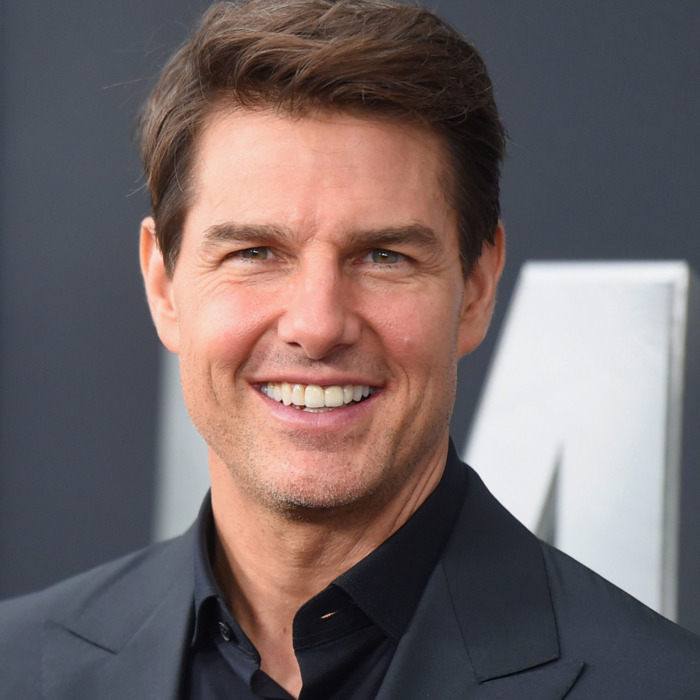
#> input picture Week 4 (Image Processing Part-2)/Media/M4/tomface1.jpg, 700 x 700 px, found by its file name
$ jupyter execute '4.02 Blur Detection.ipynb'   (older library calls are emulated)
#> lines starting #> are read from the running program, lines starting #| are printed output that depends on the picture; long printed decimals are rounded
# <center><font style="color:rgb(100,109,254)">Blur Detection</font><center>

###  <font style="color:rgb(134,19,348)"> Why Blur Detection    </font>
So how do we go about blur detection and why do we even care.

Blur detection can be really good in many applications consider a face recognition application in where you are doing facial recognition live in a area where people are in move, because of the motion you often get blurred facial crops which greatly hinders the accuracy of the facial recognition model. Now an easy way to avoid this you can capture some `n` number of frames of the person's face and pick out the sharpest or the least blurred image and feed only that to the model. This way not only you get a high accuracy but you also save a lot of computation.

### <font style="color:rgb(134,19,348)"> How to Do Blur Detection  </font>
Now that we have seen the importance of Blur detection, lets see how we can go about implementing this, now it turns out there are large number of ways to extract the sharpest image from a bunch. I'm going to go over one popular and effective technique in which we can compute sharpness in just a single line of code.

So that magic line is this: `cv2.Laplacian(img, cv2.CV_64F).var()` yes that's it, previously you have seen how we can get edges with laplacian, now you see we just take the Variation (standard Deviation Squared) of the laplacian to get the sharpness of the image, the higher the number returned from this function the sharper the image is.

### <font style="color:rgb(134,19,348)"> Intuition  </font>
Alright we can see how to use this to get the sharpest image but why does this work ? , so its really simple, as you know the laplacian gives the information of high intensity changes i.e. the edges contained in the image, now a sharp image is one with lots of edges and vice versa and so by computing the variance of the contents in image it can give a high number which means lots of edges meaning lots of high intensity changes which is why it has a high variance and its vice versa for a low variance.

[cell 1]
import cv2
import numpy as np
from matplotlib import pyplot as plt

## <font style="color:rgb(134,19,348)"> Performing Blur Detection </font>
The below Code gives us a score for each image, see how the image which we gaussian blurreed gives a low score

[cell 2]
img = cv2.imread('media/M4/tomface1.jpg')
#> img is the input picture: shape (700, 700, 3); mean B, G, R 102.1, 101.9, 115.1
img_blurred = cv2.GaussianBlur(img,(5,5),0)


laplacian_variation = cv2.Laplacian(img, cv2.CV_64F).var()
#> laplacian_variation = 112.6
laplacian_variation2 = cv2.Laplacian(img_blurred, cv2.CV_64F).var()
#> laplacian_variation2 = 9.51

plt.figure(figsize=[13,13])
plt.subplot(221);plt.imshow(img[:,:,::-1]);plt.title("Original");plt.axis('off');
plt.subplot(222);plt.imshow(img_blurred[:,:,::-1]);plt.title("Slightly Blurred");plt.axis('off');

print('variation of normal Image is {}'.format(laplacian_variation))
#| variation of normal Image is 112.560
print('variation of Blurred Image is {}'.format(laplacian_variation2))
#| variation of Blurred Image is 9.510
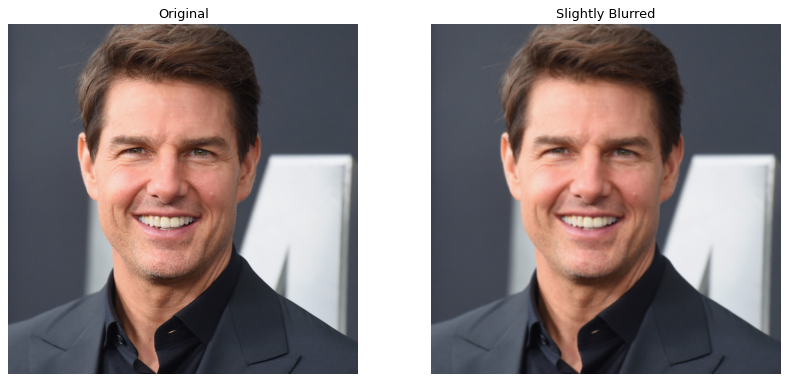
#> figure drawn by matplotlib, 2 panels

Now if you just want to tell if an image is blurred or not then you can just set a threshold and if the variance falls below
the threshold you declare the image as blurred.

Below code checks if image is blurred or not

[cell 3]
images = [img, img_blurred]
threshold = 10

for img in images:
    laplacian_variation = cv2.Laplacian(img, cv2.CV_64F).var()
    if laplacian_variation < threshold:
        print('image is Blurred')
    else:
        print('image is Fine')
#> this loop made 2 passes
#> laplacian_variation on passes 1 to 2: 112.6, 9.51
#| image is Fine
#| image is Blurred

**Note:** the threshold is highly dependent upon the resolution and the device from which the image was taken and you have to tune it for your particular use case

Lets blurr some images and display them

[cell 4]
img = cv2.imread('media/M4/tomface1.jpg')
img2 = cv2.GaussianBlur(img,(3,3),0)
img3 = cv2.GaussianBlur(img,(11,11),0)
img4 = cv2.GaussianBlur(img,(19,19),0)

all_images = [img,img2,img3,img4]

plt.figure(figsize=[17,17])
plt.subplot(221);plt.imshow(img[:,:,::-1]);plt.title("Image 1");plt.axis('off');
plt.subplot(222);plt.imshow(img2[:,:,::-1]);plt.title("Image 2");plt.axis('off');
plt.subplot(223);plt.imshow(img3[:,:,::-1]);plt.title("Image 3");plt.axis('off');
plt.subplot(224);plt.imshow(img4[:,:,::-1]);plt.title("Image 4");plt.axis('off');
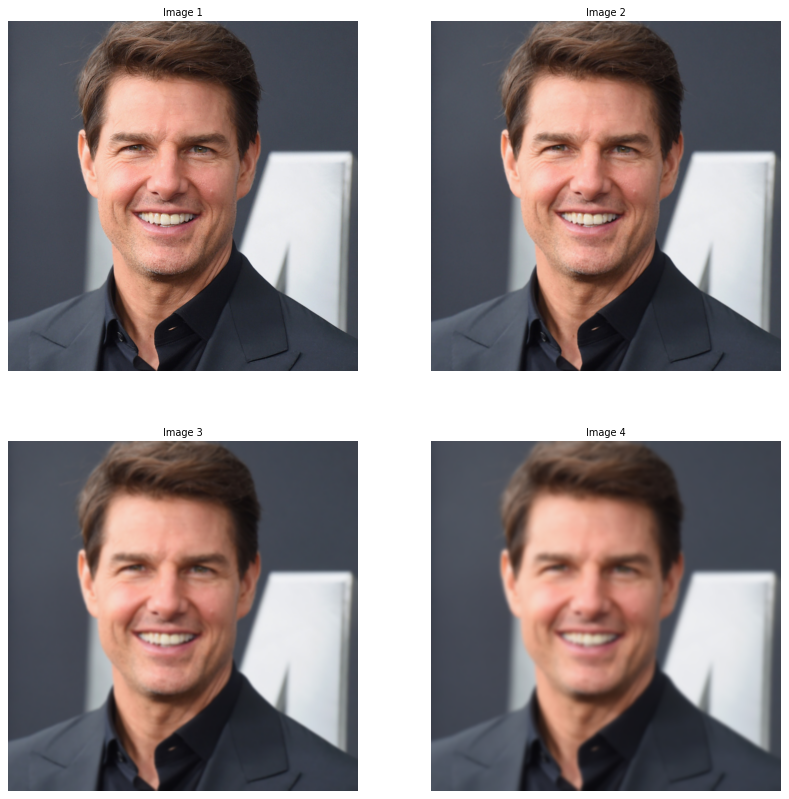
#> figure drawn by matplotlib, 4 panels

##  <font style="color:rgb(134,19,348)"> Sharpest Image Detection </font>
Now the below script compares all 4 images and tells you which is the sharpest image among them

[cell 5]
highest = None # this will contain the highest score i.e. the variance
index = None  # this will contain the index of the image which has the highest score

for index_of_image, img in enumerate(all_images,1):
    laplacian_variation = cv2.Laplacian(img, cv2.CV_64F).var()
    if highest is None:
        highest = laplacian_variation
        index = index_of_image
    else:
        if highest < laplacian_variation:
            highest = laplacian_variation
            index = index_of_image
#> this loop made 4 passes
#> (laplacian_variation, highest, index) on pass 1: (112.6, 112.6, 1)
#> laplacian_variation on passes 2 to 4: 19.64, 2.66, 1.54
#> after the loop, highest = 112.6; index = 1
print("The Sharpest Image is Image {} with value {}".format(index,highest))
#| The Sharpest Image is Image 1 with value 112.560

$ run again, with Week 4 (Image Processing Part-2)/Media/M4/MsWatson.jpg copied over Week 4 (Image Processing Part-2)/Media/M4/tomface1.jpg
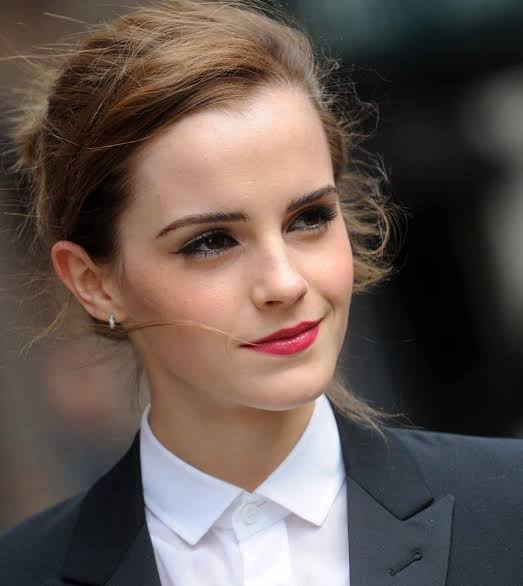
#> input picture Week 4 (Image Processing Part-2)/Media/M4/MsWatson.jpg, 523 x 586 px, found by its file name
#> img is the input picture: shape (586, 523, 3); mean B, G, R 80.9, 86.4, 100.2
#> `laplacian_variation = cv2.Laplacian(img, cv2.CV_64F).var()`: laplacian_variation = 237.3
#> laplacian_variation2 = 12.89
#| variation of normal Image is 237.314
#| variation of Blurred Image is 12.885
#> `[cell 2] img = cv2.imread('media/M4/tomface1.jpg') img_blurred = cv2.G..`:
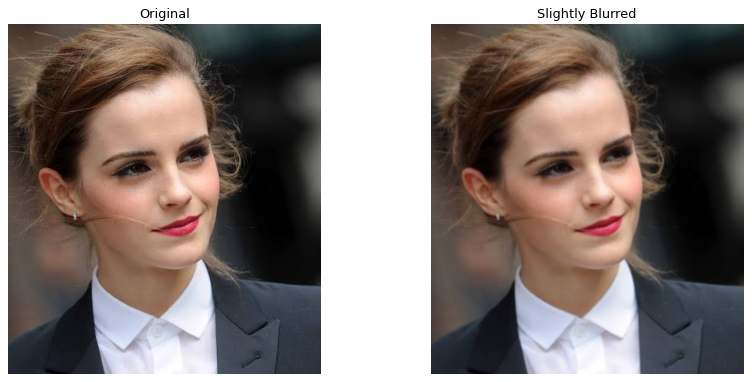
#> figure drawn by matplotlib, 2 panels
#> the loop `for img in images:` made 2 passes
#> laplacian_variation on passes 1 to 2: 237.3, 12.89
#> (printed output is left out)
#> `[cell 4] img = cv2.imread('media/M4/tomface1.jpg') img2 = cv2.Gaussian..`:
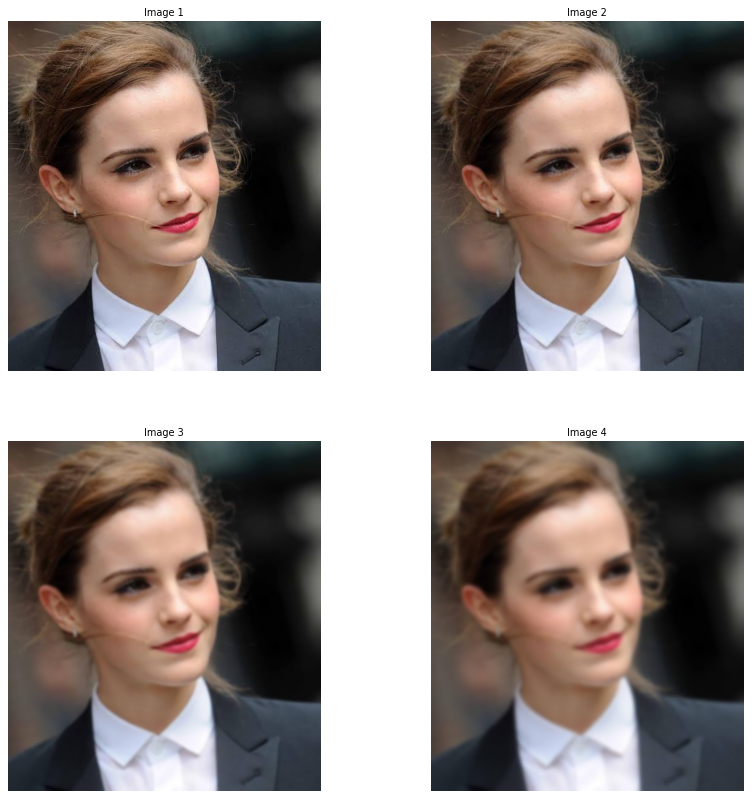
#> figure drawn by matplotlib, 4 panels
#> the loop `for index_of_image, img in enumerate(all_images,1):` made 4 passes
#> (laplacian_variation, highest, index) on pass 1: (237.3, 237.3, 1)
#> after the loop `for index_of_image, img in enumerate(all_images,1):`: highest = 237.3; index = 1
#| The Sharpest Image is Image 1 with value 237.314

$ run again, with Week 4 (Image Processing Part-2)/Media/M4/Trump1.jpg copied over Week 4 (Image Processing Part-2)/Media/M4/tomface1.jpg
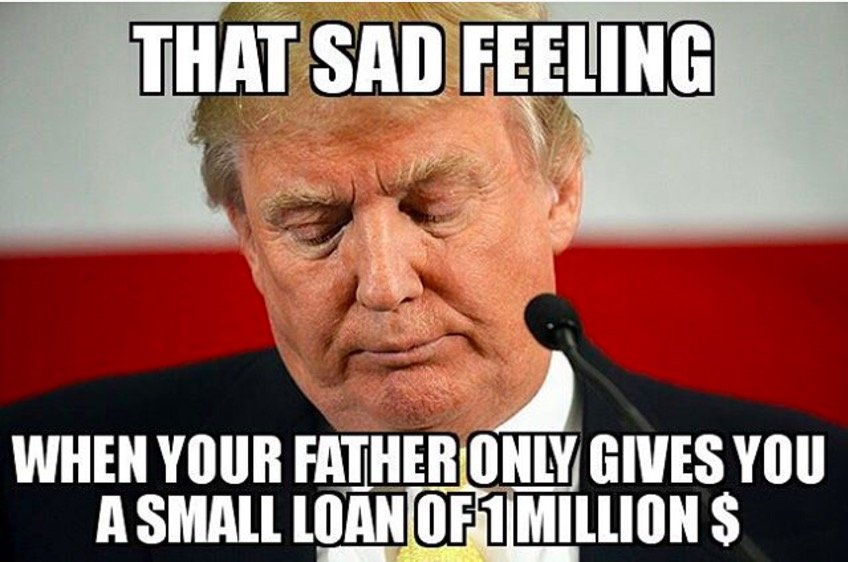
#> input picture Week 4 (Image Processing Part-2)/Media/M4/Trump1.jpg, 848 x 562 px, found by its file name
#> img is the input picture: shape (562, 848, 3); mean B, G, R 103.9, 113.5, 150.4
#> `laplacian_variation = cv2.Laplacian(img, cv2.CV_64F).var()`: laplacian_variation = 871.5
#> laplacian_variation2 = 172.6
#| variation of normal Image is 871.503
#| variation of Blurred Image is 172.605
#> `[cell 2] img = cv2.imread('media/M4/tomface1.jpg') img_blurred = cv2.G..`:
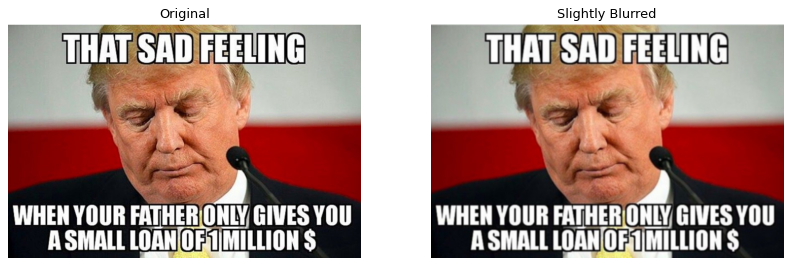
#> figure drawn by matplotlib, 2 panels
#> the loop `for img in images:` made 2 passes
#> laplacian_variation on passes 1 to 2: 871.5, 172.6
#> (printed output is left out)
#> `[cell 4] img = cv2.imread('media/M4/tomface1.jpg') img2 = cv2.Gaussian..`:
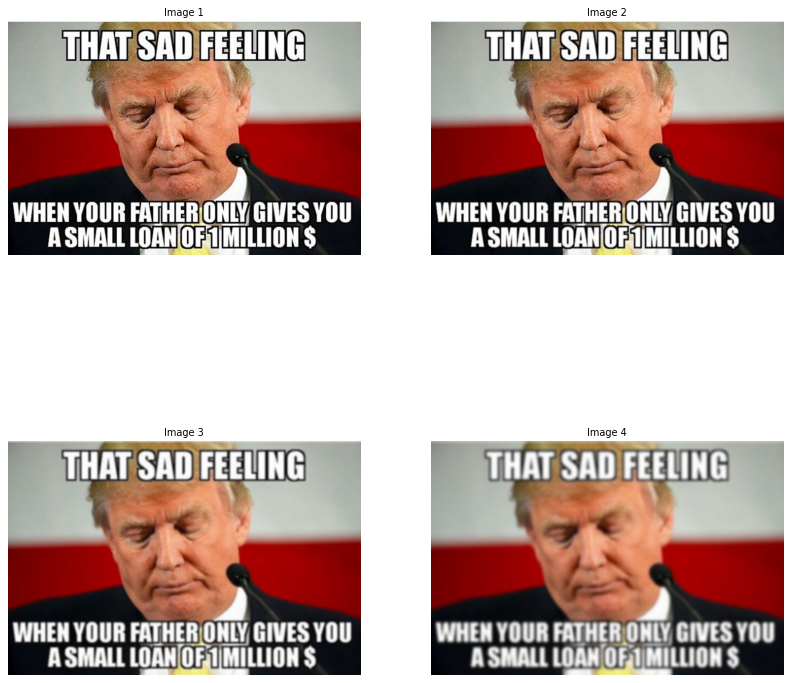
#> figure drawn by matplotlib, 4 panels
#> the loop `for index_of_image, img in enumerate(all_images,1):` made 4 passes
#> (laplacian_variation, highest, index) on pass 1: (871.5, 871.5, 1)
#> after the loop `for index_of_image, img in enumerate(all_images,1):`: highest = 871.5; index = 1
#| The Sharpest Image is Image 1 with value 871.503
